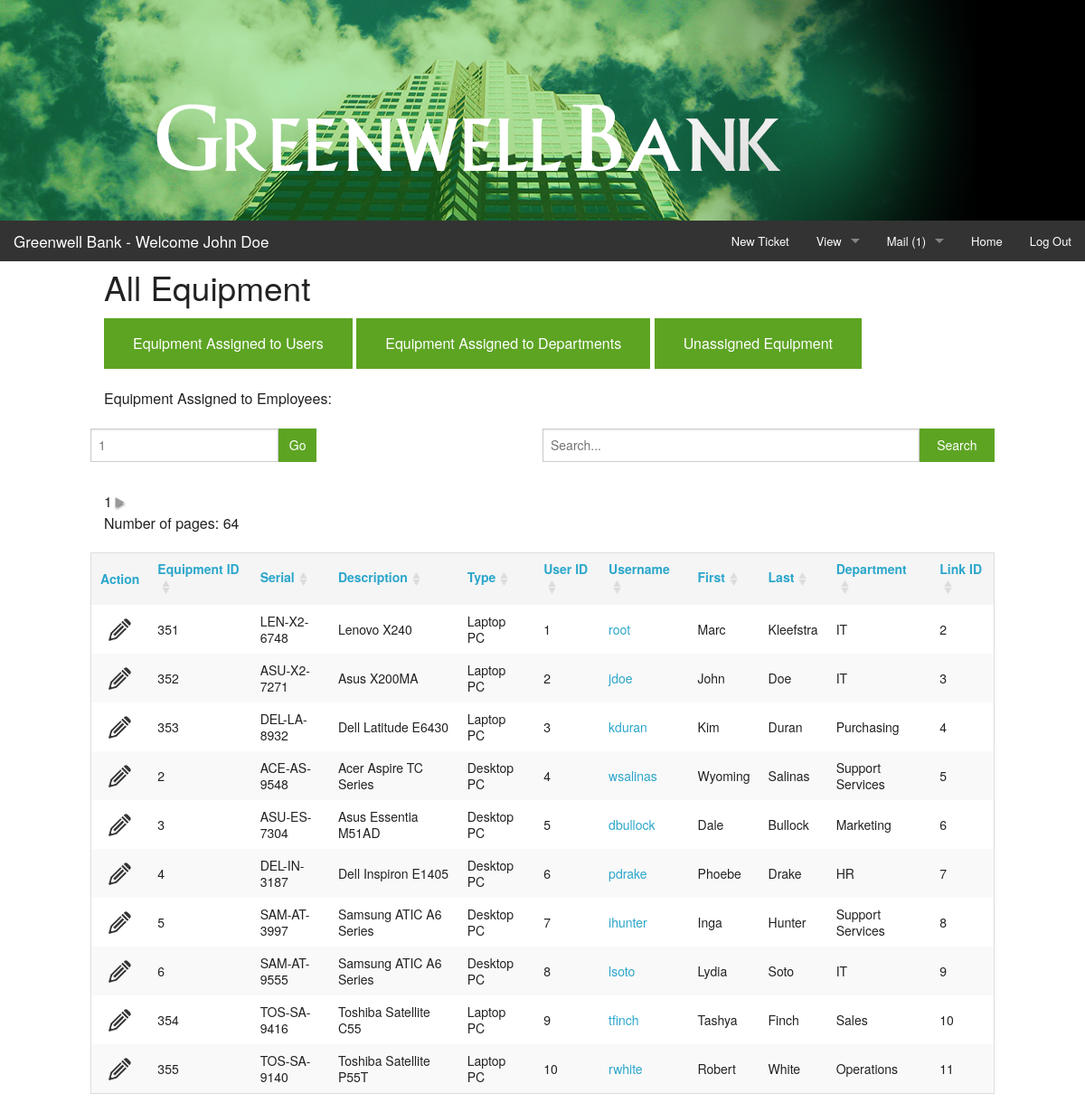
The page /allequip.php (signed in) on the database its author committed.
### tables this page shows
CREATE TABLE IF NOT EXISTS `equipment` (
  `equipID` int(11) NOT NULL AUTO_INCREMENT,
  `equipType` int(11) NOT NULL,
  `equipSerial` varchar(255) NOT NULL,
  `equipDesc` text NOT NULL,
  PRIMARY KEY (`equipID`)
);

CREATE TABLE IF NOT EXISTS `equipType` (
  `equipTypeID` int(11) NOT NULL AUTO_INCREMENT,
  `equipType` varchar(40) NOT NULL,
  PRIMARY KEY (`equipTypeID`)
);

CREATE TABLE IF NOT EXISTS `userEquip` (
  `linkID` int(11) NOT NULL AUTO_INCREMENT,
  `equipID` int(11) NOT NULL,
  `userID` int(11) DEFAULT NULL,
  `deptID` int(11) DEFAULT NULL,
  PRIMARY KEY (`linkID`)
);

CREATE TABLE IF NOT EXISTS `user` (
  `userID` int(11) NOT NULL AUTO_INCREMENT,
  `username` varchar(40) NOT NULL,
  `passwd` varchar(40) NOT NULL,
  `dateRegistered` date NOT NULL,
  `datePassword` date NOT NULL,
  `firstName` varchar(40) NOT NULL,
  `lastName` varchar(40) NOT NULL,
  `email` varchar(60) NOT NULL,
  `department` int(11) NOT NULL,
  `privilege` int(11) NOT NULL,
  PRIMARY KEY (`userID`)
);

CREATE TABLE IF NOT EXISTS `department` (
  `deptID` int(11) NOT NULL AUTO_INCREMENT,
  `department` varchar(255) NOT NULL,
  PRIMARY KEY (`deptID`)
);

### incl/paginatedtable.inc.php (the view, shortened to what this page needs)
<!doctype html>
<html lang="en">
<head>
</head>
<?php
	function column_sort($col_name) {
		if (isset($_GET['sortBy']) && isset($_GET['sortOrder'])) {
			if ($_GET['sortBy'] == $col_name->table . "." . $col_name->orgname) {
				if ($_GET['sortOrder'] == "DESC") {
					$sortImg = '<img src="images/sort_desc.png">';
				} else {
					$sortImg = '<img src="images/sort_asc.png">';
				}
			} else {
				$sortImg = '<img src="images/sort_both.png">';
			}
		} else {
			$sortImg = '<img src="images/sort_both.png">';
		}
		if (isset($_GET['sortBy']) && isset($_GET['sortOrder'])) {
			if ($_GET['sortBy'] !== $col_name->table . "." . $col_name->orgname) {
				$urlParams = http_build_query(array_merge($_GET, array("sortBy"=>$col_name->table . "." . $col_name->orgname,"sortOrder"=>"ASC")));
				echo "<th><a href=\"?" . $urlParams . "\">" . $col_name->name . "$sortImg</a></th>";
			} else {
				if ($_GET['sortOrder'] == "ASC") {
					$urlParams = http_build_query(array_merge($_GET, array("sortBy"=>$col_name->table . "." . $col_name->orgname,"sortOrder"=>"DESC")));
					echo "<th><a href=\"?" . $urlParams . "\">" . $col_name->name . "$sortImg</a></th>";
				} else {
					$urlParams = http_build_query(array_merge($_GET, array("sortBy"=>$col_name->table . "." . $col_name->orgname,"sortOrder"=>"ASC")));
					echo "<th><a href=\"?" . $urlParams . "\">" . $col_name->name . "$sortImg</a></th>";
				}
			}
		} else {
			$urlParams = http_build_query(array_merge($_GET, array("sortBy"=>$col_name->table . "." . $col_name->orgname,"sortOrder"=>"ASC")));
			echo "<th><a href=\"?" . $urlParams . "\">" . $col_name->name . "$sortImg</a></th>";
		}
	}
	function next_page($page) {
		$page++;
		if ($_SERVER['QUERY_STRING']) {
			$urlParams = http_build_query(array_merge($_GET, array("page"=>$page)));
			echo "<a href=\"?" . $urlParams . "\"><img src=\"images/forward_disabled.png\"></a>";
		} else {
			echo "<a href=\"?page=" . $page . "\"><img src=\"images/forward_disabled.png\"></a>";
		}
	}
	function pagination_links($numRows,$rowsPerPage,$page) {
		echo '<form method="post" action="' . $_SERVER['PHP_SELF'] . '?' . $_SERVER['QUERY_STRING'] . '">';
		echo "<div class='row'>";
		echo "<div class='row collapse'>";
		echo "<div class='small-10 columns'>";
		echo '<input type="text" name="pageNo" placeholder="' . $page . '">';
		echo "</div>";
		echo "<div class='small-2 columns'>";
		echo '<input class="success button postfix" type="submit" value="Go">';
		echo "</div>";
		echo "</div>";
		echo "</div>";
		echo '</form>';
		if ($numRows % $rowsPerPage != 0) {
			$numPages = intval($numRows / $rowsPerPage) + 1;
		} else {
			$numPages = intval($numRows / $rowsPerPage);
		}
		echo $page;
		if (!($page >= $numPages)) {
			next_page($page);
		}
		echo "<p>Number of pages: $numPages</p>";
	}
	function search_filter() {
		echo '<form method="post" action="' . $_SERVER['PHP_SELF'] . '?' . http_build_query($_GET) . '">';
		echo "<div class='row'>";
		echo "<div class='row collapse'>";
		echo "<div class='small-10 columns'>";
		echo '<input type="text" name="searchFilter" placeholder="' . "Search..." . '">';
		echo "</div>";
		echo "<div class='small-2 columns'>";
		echo '<input class="success button postfix" type="submit" value="Search">';
		echo "</div>";
		echo "</div>";
		echo "</div>";
		echo '</form>';
	}
function output_table($sql,$tableName,$view,$edit,$delete) {
	global $dbc;
	if (isset($_GET['page'])) {
		$page = $_GET['page'];
	} else {
		$page = "1";
	}
	if (isset($_GET['search'])) {
		$searchFilter = mysqli_real_escape_string($dbc,$_GET['search']);
	} else {
		$searchFilter = "";
	}
	$searchParams = null;
	if ($searchFilter) {
		$result = mysqli_query($dbc,$sql);
		while ($col_name = mysqli_fetch_field($result)) {
			if (!$searchParams) {
				$searchParams = "WHERE ";
			} else {
				$searchParams .= "OR ";
			}
			$searchParams .= $col_name->orgname . " LIKE \"%$searchFilter%\" ";
		}
		$rowsPerPage = 10;
		$pageOffset = 0;
	} else {
		$rowsPerPage = 10;
		$pageOffset = $page * $rowsPerPage - $rowsPerPage;
	}
	$sortParams = null;
	$result = mysqli_query($dbc,$sql . " " . $searchParams);
	if ($result) {
		$numRows = mysqli_num_rows($result);
	} else {
		$numRows = "0";
	}
	$result = mysqli_query($dbc, $sql . " " . $searchParams . $sortParams . " LIMIT $pageOffset, $rowsPerPage");
	if ($result) {
		$numCols = mysqli_num_fields($result);
		echo "<div class='row'>";
		echo "<div class='large-3 columns'>";
		pagination_links($numRows,$rowsPerPage,$page);
		echo '</div>';
		echo "<div class='large-6 columns'>";
		search_filter();
		echo '</div>';
		echo "</div>";
		echo '<div class="row">';
		echo "<table id=\"" . "tbl_" . $tableName . "\">";
		echo "<thead>";
		echo "<tr>";
		if ($view || $edit || $delete) {
			echo "<th>";
			echo "<a href=\"\">Action</a>";
			echo "</th>";
		}
		$columnList = [];
		while ($col_name = mysqli_fetch_field($result)) {
			column_sort($col_name);
			array_push($columnList, $col_name->orgname);
		}
		echo "</tr>";
		echo "</thead>";
		echo "<tbody>";
		mysqli_data_seek($result,0);
		while ($rows=mysqli_fetch_array($result)) {
			echo "<tr>";
			if ($view || $edit || $delete) {
			echo "<th>";
			if ($edit && ($_SESSION['privLevel'] == '2' || $_SESSION['privLevel'] == '4')) {
				echo "<a data-reveal-id=\"editRecord\" id=\"edit" . $rows['0'] . "\" class=\"?table=" . $tableName . "&id=" . $rows['0'] . "\" href=\"#\" id=\"edit" . $rows['0'] . "\"><img src=\"images/edit.png\"></a>";
			}
			echo "</th>";
		}
			for ($col_num=0; $col_num < $numCols; $col_num++) {
				echo "<td>";
				if ($columnList[$col_num] == "username") {
					echo '<a data-reveal-id="newMessage" href="#" id="message' . $rows[0] . '"class="?username=' . $rows[$col_num] . '">' . $rows[$col_num] . '</a>';
				} else {
					echo $rows[$col_num];
				}
				echo "</td>";
			}
			echo "</tr>";
		}
		echo "</tbody>";
		echo "</table>";
		echo "</div>";
	} else {
		pagination_links($numRows,$rowsPerPage,$page);
		search_filter();
		echo "<p>No Results.</p>";
	}
}
?>
</body>
</html>

### rows shown on the page
equipment: equipID "351", equipSerial "LEN-X2-6748", equipDesc "Lenovo X240", equiptype.equipType "Laptop PC", userequip.userID "1", user.username "root", user.firstName "Marc", user.lastName "Kleefstra", department.department "IT", userequip.linkID "2"
equipment: equipID "352", equipSerial "ASU-X2-7271", equipDesc "Asus X200MA", equiptype.equipType "Laptop PC", userequip.userID "2", user.username "jdoe", user.firstName "John", user.lastName "Doe", department.department "IT", userequip.linkID "3"
equipment: equipID "353", equipSerial "DEL-LA-8932", equipDesc "Dell Latitude E6430", equiptype.equipType "Laptop PC", userequip.userID "3", user.username "kduran", user.firstName "Kim", user.lastName "Duran", department.department "Purchasing", userequip.linkID "4"
equipment: equipID "2", equipSerial "ACE-AS-9548", equipDesc "Acer Aspire TC Series", equiptype.equipType "Desktop PC", userequip.userID "4", user.username "wsalinas", user.firstName "Wyoming", user.lastName "Salinas", department.department "Support Services", userequip.linkID "5"
equipment: equipID "3", equipSerial "ASU-ES-7304", equipDesc "Asus Essentia M51AD", equiptype.equipType "Desktop PC", userequip.userID "5", user.username "dbullock", user.firstName "Dale", user.lastName "Bullock", department.department "Marketing", userequip.linkID "6"
equipment: equipID "4", equipSerial "DEL-IN-3187", equipDesc "Dell Inspiron E1405", equiptype.equipType "Desktop PC", userequip.userID "6", user.username "pdrake", user.firstName "Phoebe", user.lastName "Drake", department.department "HR", userequip.linkID "7"
equipment: equipID "5", equipSerial "SAM-AT-3997", equipDesc "Samsung ATIC A6 Series", equiptype.equipType "Desktop PC", userequip.userID "7", user.username "ihunter", user.firstName "Inga", user.lastName "Hunter", department.department "Support Services", userequip.linkID "8"
equipment: equipID "6", equipSerial "SAM-AT-9555", equipDesc "Samsung ATIC A6 Series", equiptype.equipType "Desktop PC", userequip.userID "8", user.username "lsoto", user.firstName "Lydia", user.lastName "Soto", department.department "IT", userequip.linkID "9"
equipment: equipID "354", equipSerial "TOS-SA-9416", equipDesc "Toshiba Satellite C55", equiptype.equipType "Laptop PC", userequip.userID "9", user.username "tfinch", user.firstName "Tashya", user.lastName "Finch", department.department "Sales", userequip.linkID "10"
equipment: equipID "355", equipSerial "TOS-SA-9140", equipDesc "Toshiba Satellite P55T", equiptype.equipType "Laptop PC", userequip.userID "10", user.username "rwhite", user.firstName "Robert", user.lastName "White", department.department "Operations", userequip.linkID "11"

### other values the page prints
$_SESSION['firstName'] "John"
$_SESSION['lastName'] "Doe"
$newMsgs "1"
$page "1"
$numPages "64"
$col_name->name "Equipment ID"
$col_name->name "Serial"
$col_name->name "Description"
$col_name->name "Type"
$col_name->name "User ID"
$col_name->name "Username"
$col_name->name "First"
$col_name->name "Last"
$col_name->name "Department"
$col_name->name "Link ID"
